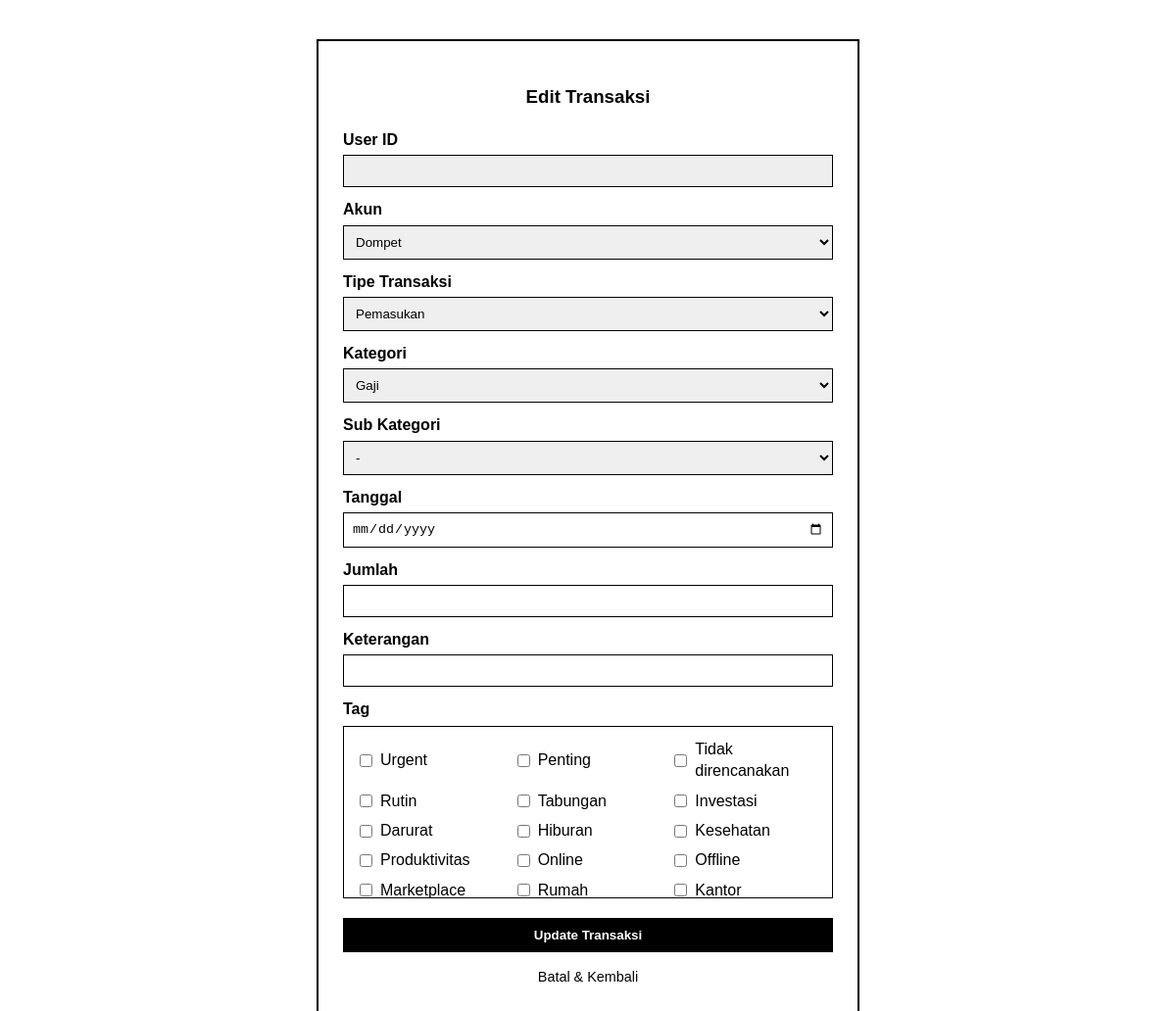
Page /uas_dw/transaksi/edit.php (signed in) on the committed database.
### tables this page shows
CREATE TABLE `tag` (
  `ID_TAG` int(11) NOT NULL,
  `NAMA_TAG` varchar(30) DEFAULT NULL
);

### uas_dw/transaksi/edit.php (the view, shortened to what this page needs)
<?php
include "../config/koneksi.php";
$id = mysqli_real_escape_string($conn, $_GET['id']);
$q = mysqli_query($conn, "SELECT * FROM transaksi WHERE ID_TRANSAKSI='$id'");
$data = mysqli_fetch_assoc($q);
$id_user = $_SESSION['id_user'];
$akun = mysqli_query($conn, "
    SELECT * FROM akun
    WHERE ID_USER = '$id_user'
");
$tag  = mysqli_query($conn, "SELECT * FROM tag");
$tag_pilih = [];
?>
<!DOCTYPE html>
<html>
<head>
</head>
<body>
<div class="container">
    <h3>Edit Transaksi</h3>
    <form method="post" action="update.php">
        <label>User ID</label>
        <input type="number" value="<?= $data['ID_USER'] ?>" readonly style="background: #eee;">
        <label>Akun</label>
        <select name="id_akun" required>
            <?php while ($a = mysqli_fetch_assoc($akun)) : ?>
                <option value="<?= $a['ID_AKUN'] ?>" <?= $a['ID_AKUN'] == $data['ID_AKUN'] ? 'selected' : '' ?>>
                    <?= htmlspecialchars($a['NAMA_AKUN']) ?>
                </option>
            <?php endwhile; ?>
        </select>
        <label>Tipe Transaksi</label>
        <select name="tipe" id="tipe" onchange="updateKategori()" required>
            <option value="Pemasukan" <?= $data['TIPE_TRANSAKSI'] == 'Pemasukan' ? 'selected' : '' ?>>Pemasukan</option>
        </select>
        <label>Kategori</label>
        <select name="id_kategori" id="kategori" onchange="updateSub()" required></select>
        <label>Sub Kategori</label>
        <select name="id_sub" id="sub"></select>
        <label>Tanggal</label>
        <input type="date" name="tanggal" value="<?= $data['TANGGAL'] ?>" required>
        <label>Jumlah</label>
        <input type="number" name="jumlah" min="0" value="<?= $data['JUMLAH'] ?>" required>
        <label>Keterangan</label>
        <input type="text" name="keterangan" value="<?= htmlspecialchars($data['KETERANGAN']) ?>">
        <label>Tag</label>
        <div class="tag-box">
            <?php while ($t = mysqli_fetch_assoc($tag)) : ?>
                <label class="tag-item">
                    <input type="checkbox" name="tag[]" value="<?= $t['ID_TAG'] ?>" <?= in_array($t['ID_TAG'], $tag_pilih) ? 'checked' : '' ?>>
                    <?= htmlspecialchars($t['NAMA_TAG']) ?>
                </label>
            <?php endwhile; ?>
        </div>
        <button type="submit">Update Transaksi</button>
        <a href="index.php">Batal & Kembali</a>
    </form>
</div>
</body>
</html>

### uas_dw/transaksi/edit.php (style rules this page uses)
body { font-family: Arial, sans-serif; background: #fff; color: #000; line-height: 1.4; }
.container { width: 500px; margin: 40px auto; border: 2px solid #000; padding: 25px; }
h3 { text-align: center; margin-bottom: 20px; }
label { display: block; margin-top: 12px; font-weight: bold; }
input[type="text"], input[type="number"], input[type="date"], select { width: 100%; padding: 8px; margin-top: 4px; border: 1px solid #000; box-sizing: border-box; }
.tag-box { display: grid; grid-template-columns: repeat(auto-fill, minmax(140px, 1fr)); gap: 8px; border: 1px solid #000; padding: 12px; margin-top: 5px; max-height: 150px; overflow-y: auto; }
.tag-item { display: flex !important; align-items: center; margin-top: 0 !important; font-weight: normal; cursor: pointer; }
.tag-item input[type="checkbox"] { width: auto; margin-right: 8px; cursor: pointer; }
button { margin-top: 20px; padding: 10px; width: 100%; background: #000; color: #fff; border: none; cursor: pointer; font-weight: bold; }
a { display: block; text-align: center; margin-top: 15px; color: #000; text-decoration: none; font-size: 0.9em; }

### rows in the picture
tag: NAMA_TAG "Urgent"
tag: NAMA_TAG "Penting"
tag: NAMA_TAG "Tidak direncanakan"
tag: NAMA_TAG "Rutin"
tag: NAMA_TAG "Tabungan"
tag: NAMA_TAG "Investasi"
tag: NAMA_TAG "Darurat"
tag: NAMA_TAG "Hiburan"
tag: NAMA_TAG "Kesehatan"
tag: NAMA_TAG "Produktivitas"
tag: NAMA_TAG "Online"
tag: NAMA_TAG "Offline"
tag: NAMA_TAG "Marketplace"
tag: NAMA_TAG "Rumah"
tag: NAMA_TAG "Kantor"

### other values in the picture
form field id_akun "Dompet"
